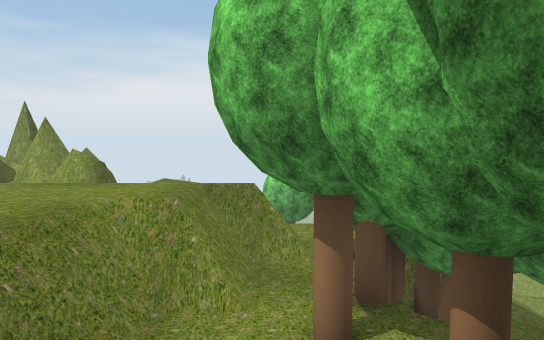
View 1 (above)

17 first-person views from a walk through a 3-D level made in the Unity game engine. The camera is 1.5 m above the floor, tilts 4° down and sees 70° across. The floor is counted in squares, 2 m on a side. Each view is taken from the middle of a square. On the plan, view 1 faces up. The plan holds only what a view shows up to about 12 squares ahead; the rest is blank. The place goes on beyond the plan. Some trees and plants on the terrain are drawn as simple stand-ins. The player is left out. Some surface patterns are stand-ins.

View 2
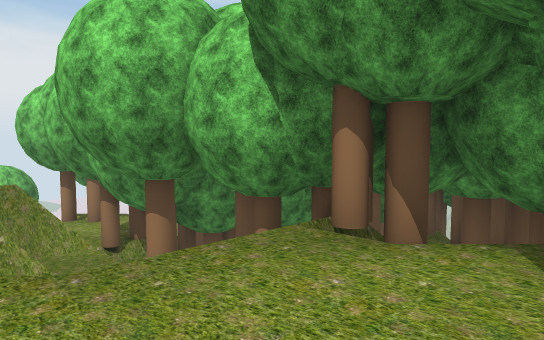

View 3
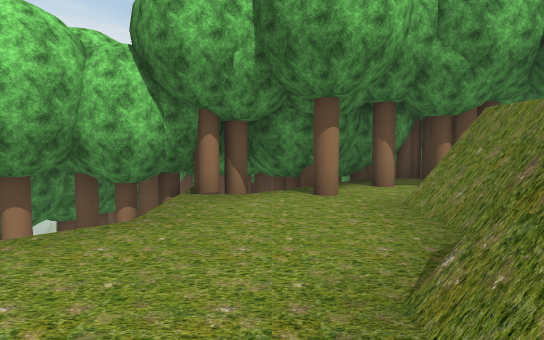

View 4
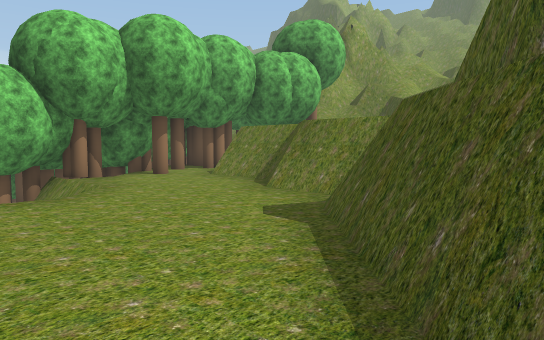

View 5
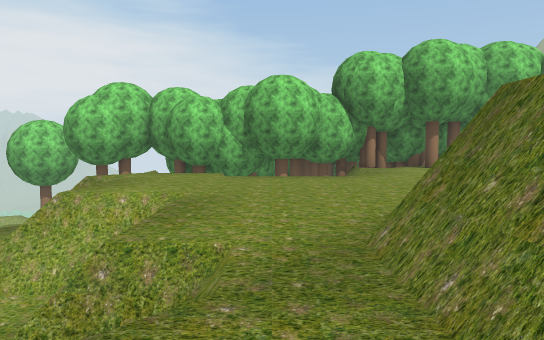

View 6
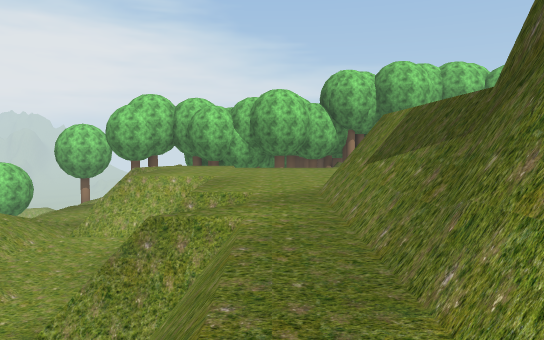

View 7
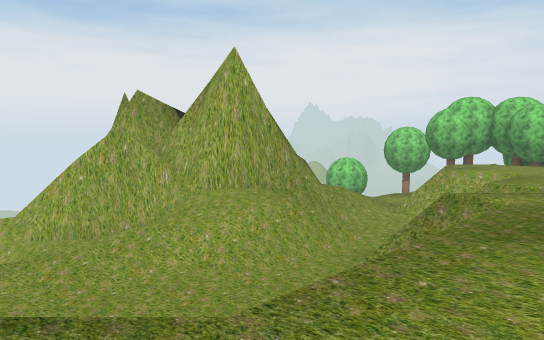

View 8
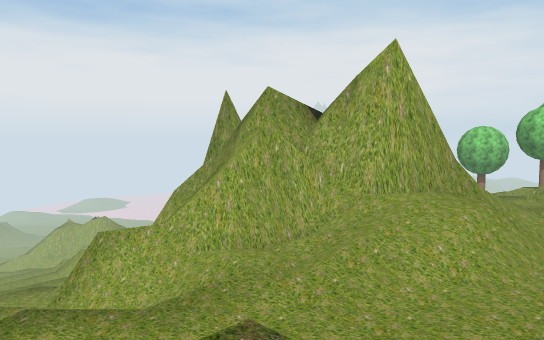

View 9
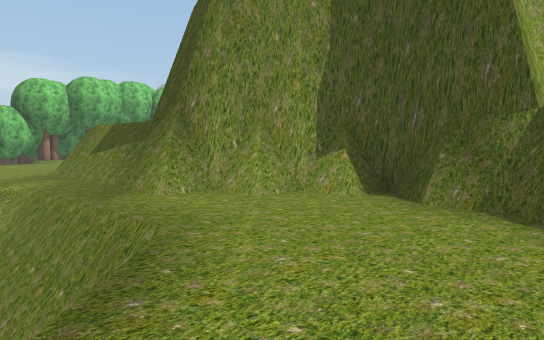

View 10
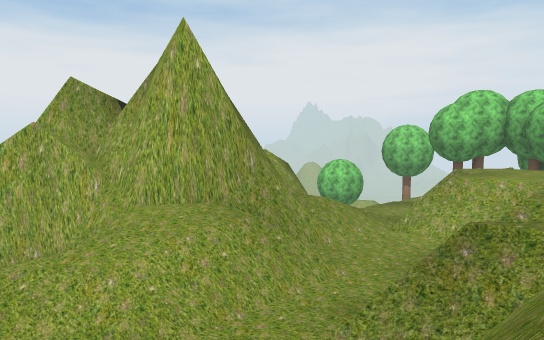

View 11
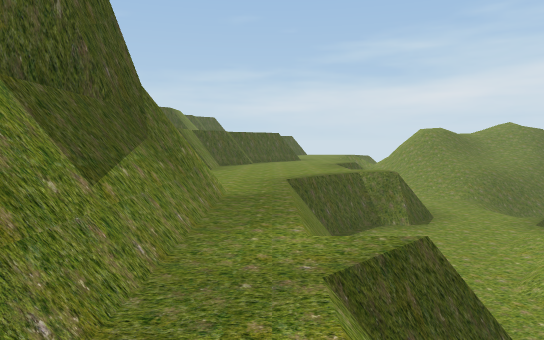

View 12
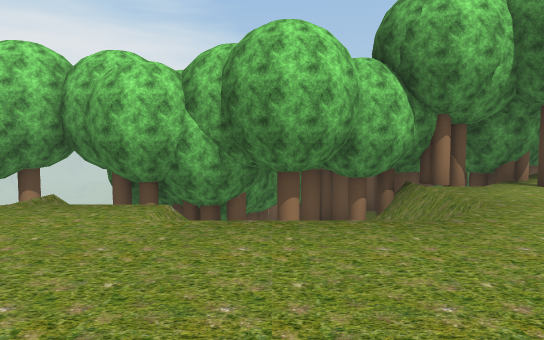

View 13
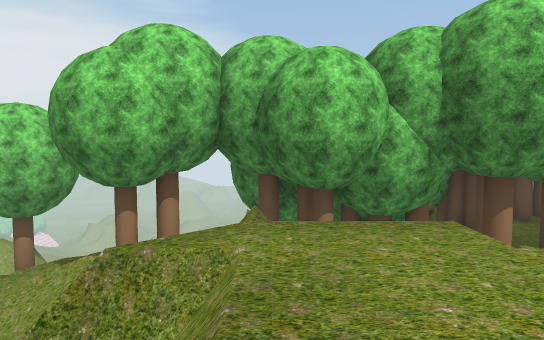

View 14
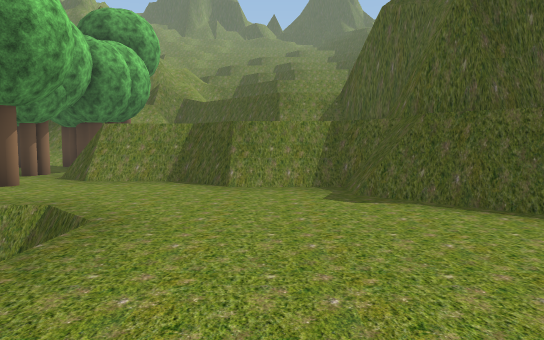

View 15
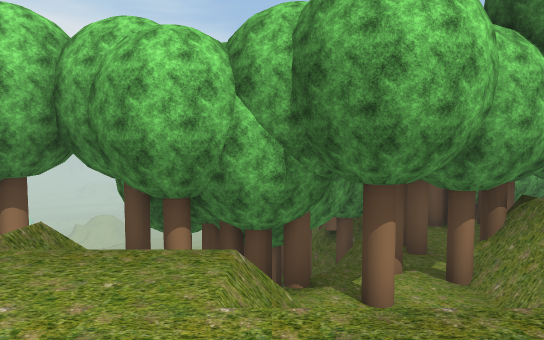

View 16
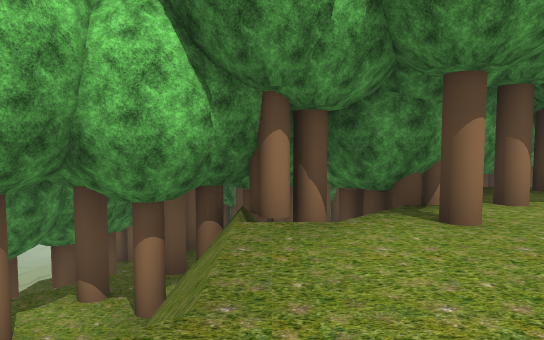

View 17
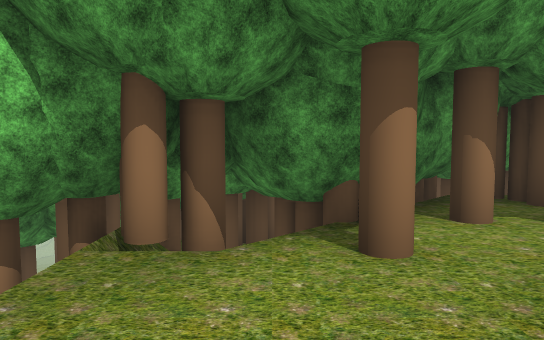

### Floor plan
Key: @ floor where view 1 was taken; # wall or solid block; . main floor; - floor 0.75 m lower than the main floor; _ floor 1.5 m lower than the main floor; < floor 2.5 m lower than the main floor; ( floor 4.75 m lower than the main floor; ! floor 6.5 m lower than the main floor; / step, stairs or slope; = window, fence, low wall or low ledge; v drop or lower ground; T tree; O other object.
Columns run from 18 left of view 1 to 7 right of it. Each row starts with its distance up from view 1.
 19   v
 18
 17
 16
 15
 14   ##
 13   (=#
 12    /###    ###     //T
 11    //###   /##     ///
 10 <<==///####   =<   //   !/
  9 <<<<///-###//<<##  TT   //
  8  #<<</////<_#vv##  </
  7 vv#<<<<<<<<<v....v#<TT
  6 ..#<<<<#### =....vvTTT
  5 ..##vvv####.....vvvTTTT
  4 ................vvTTTTT
  3 .....######.....vv<TTTT
  2 #...###   ##....vvTTTTT #
  1 ######     ##......TTTTTO
  0   ###       #.....@TTTTOO
 -1             ####...TTT  OT
 -2                ####.TTT TO
 -3                   #TTTTT
 -4                     T O

Where each view was taken, in squares from view 1:
view 1: 0 up, 0 right, facing up
view 2: 1 down, 2 left, facing up-right
view 3: 0 up, 5 left, facing right
view 4: 4 up, 8 left, facing down-right
view 5: 4 up, 11 left, facing right
view 6: 4 up, 14 left, facing right
view 7: 3 up, 16 left, facing up-right
view 8: 6 up, 18 left, facing up-right
view 9: 6 up, 18 left, facing down-right
view 10: 4 up, 14 left, facing up-right
view 11: 4 up, 7 left, facing left
view 12: 4 up, 6 left, facing right
view 13: 7 up, 5 left, facing right
view 14: 6 up, 4 left, facing down
view 15: 5 up, 4 left, facing right
view 16: 1 up, 3 left, facing right
view 17: 0 up, 2 left, facing right
